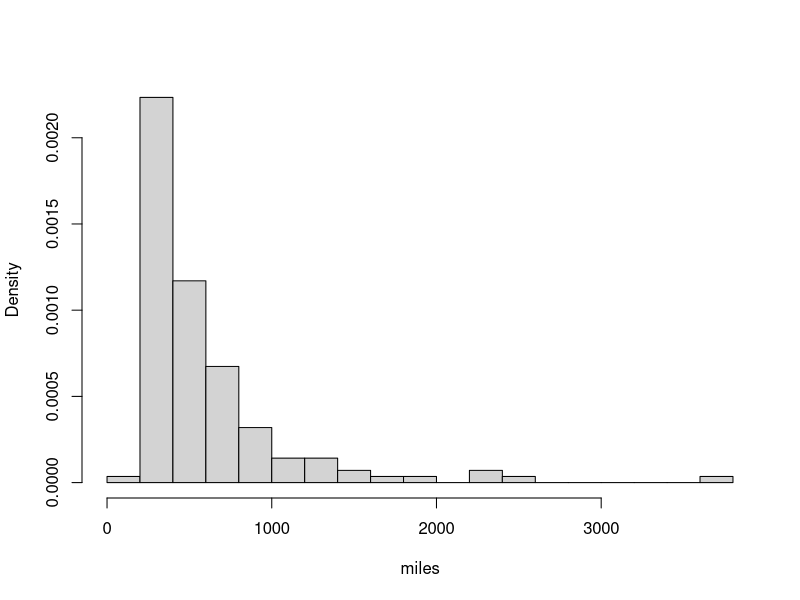
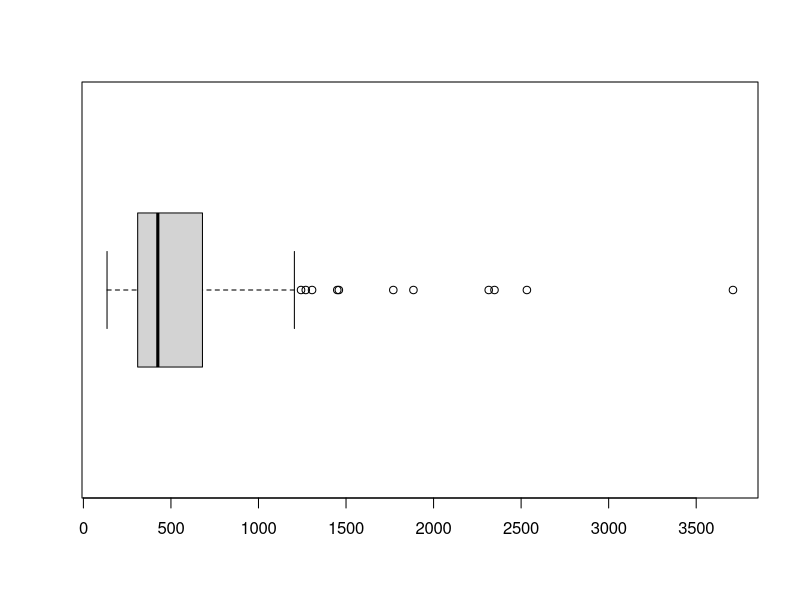
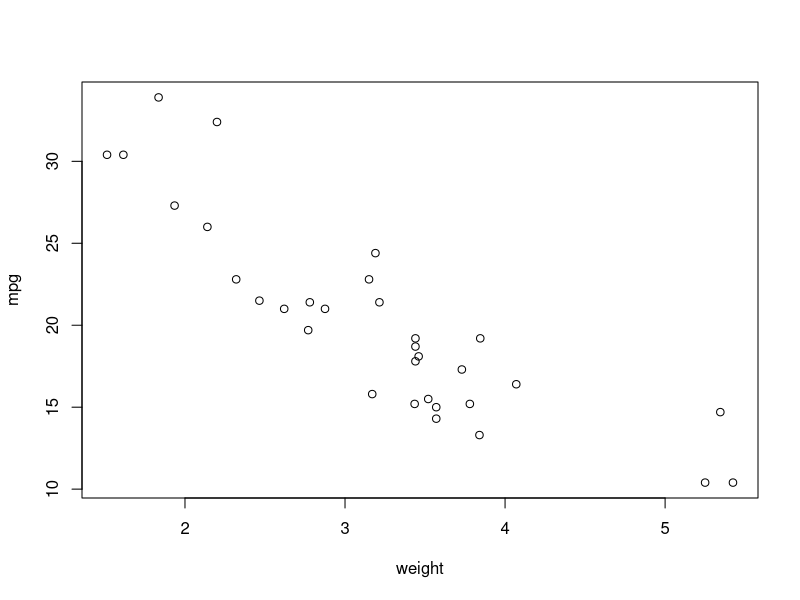
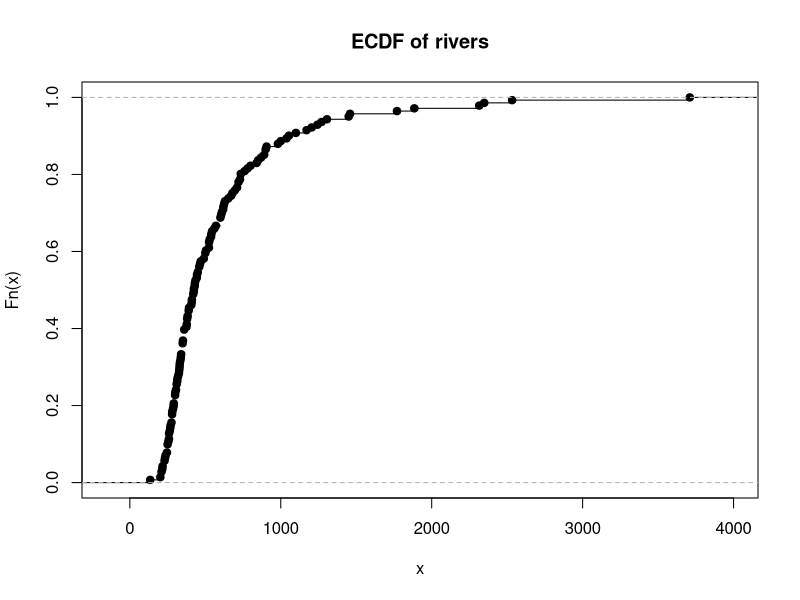
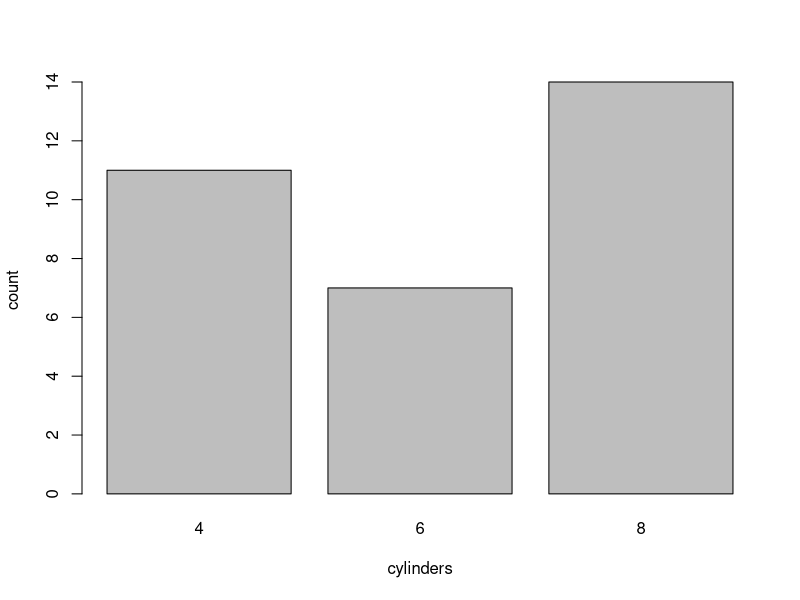

These charts were generated, in order, by the following R code:
## ---- chunk 1
x <- rivers                                  # lengths of 141 US rivers
c(mean = mean(x), median = median(x), sd = sd(x), IQR = IQR(x))
fivenum(x)                                   # Tukey hinges (as in the problem set)
summary(x)                                   # quantile type 7: slightly different
q <- fivenum(x); iqr <- q[4] - q[2]
c(lower = q[2] - 1.5 * iqr, upper = q[4] + 1.5 * iqr, flagged = sum(x > q[4] + 1.5 * iqr))
## ---- chunk 2
hist(x, freq = FALSE, breaks = 25, main = "", xlab = "miles")
boxplot(x, horizontal = TRUE)
plot(mtcars$wt, mtcars$mpg, xlab = "weight", ylab = "mpg"); cor(mtcars$wt, mtcars$mpg)
## ---- chunk 3
y <- c(1, 3, 4, 6, 6)
c(var(y), sum((y - mean(y))^2) / length(y))   # R uses n - 1: 4.5 versus 3.6
## ---- chunk 4
z <- scale(y); c(mean(z), sd(z))
Fn <- ecdf(c(2, 3, 3, 5, 8)); Fn(c(1, 3, 4, 8))
plot(ecdf(rivers), main = "ECDF of rivers")
## ---- chunk 5
tab <- table(mtcars$cyl); tab; round(prop.table(tab), 3)
barplot(tab, xlab = "cylinders", ylab = "count")
